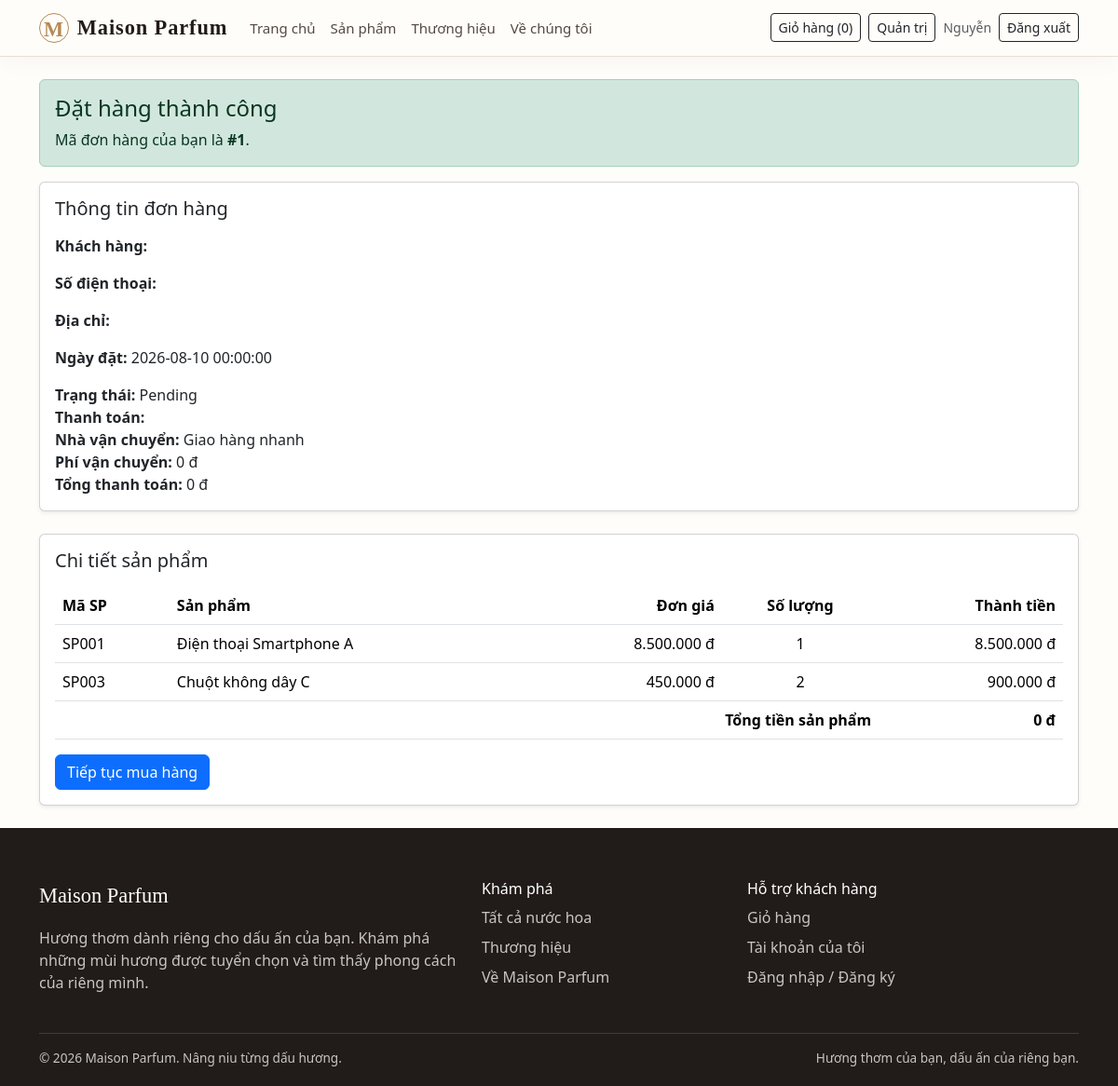
Page /order-success.php?id=1 (signed in) on the committed database.
### tables this page shows
CREATE TABLE orders (
    OrderID INT AUTO_INCREMENT PRIMARY KEY,
    OrderDate DATETIME NOT NULL DEFAULT CURRENT_TIMESTAMP,
    RequiredDate DATE NULL,
    ShippedDate DATETIME NULL,
    TotalAmount DECIMAL(12,2) NOT NULL DEFAULT 0,
    Status VARCHAR(30) NOT NULL DEFAULT 'Pending',
    ReceiverName VARCHAR(100),
    ShipAddress VARCHAR(255),
    ShipCity VARCHAR(100),
    ShipPhone VARCHAR(20),
    Freight DECIMAL(12,2) NOT NULL DEFAULT 0,
    PaymentMethod VARCHAR(50),
    CustomerID INT NOT NULL,
    EmployeeID INT NULL,
    ShipperID INT NULL,

    CONSTRAINT chk_orders_total CHECK (TotalAmount >= 0),
    CONSTRAINT chk_orders_freight CHECK (Freight >= 0),
    CONSTRAINT fk_orders_customer
        FOREIGN KEY (CustomerID) REFERENCES customers(CustomerID),
    CONSTRAINT fk_orders_employee
        FOREIGN KEY (EmployeeID) REFERENCES employees(EmployeeID),
    CONSTRAINT fk_orders_shipper
        FOREIGN KEY (ShipperID) REFERENCES shippers(ShipperID)
);

CREATE TABLE shippers (
    ShipperID INT AUTO_INCREMENT PRIMARY KEY,
    ShipperName VARCHAR(100) NOT NULL,
    Phone VARCHAR(20),
    Email VARCHAR(100),
    Website VARCHAR(255),
    DefaultFee DECIMAL(12,2) NOT NULL DEFAULT 0,
    IsActive BOOLEAN NOT NULL DEFAULT TRUE,
    CONSTRAINT chk_shippers_fee CHECK (DefaultFee >= 0)
);

CREATE TABLE orderdetail (
    OrderDetailID INT AUTO_INCREMENT PRIMARY KEY,
    Quantity INT NOT NULL,
    UnitPrice DECIMAL(12,2) NOT NULL,
    Discount DECIMAL(5,2) NOT NULL DEFAULT 0,
    OrderID INT NOT NULL,
    ProductID INT NOT NULL,

    CONSTRAINT chk_orderdetail_quantity CHECK (Quantity > 0),
    CONSTRAINT chk_orderdetail_unitprice CHECK (UnitPrice >= 0),
    CONSTRAINT chk_orderdetail_discount CHECK (Discount >= 0 AND Discount <= 100),
    CONSTRAINT fk_orderdetail_order
        FOREIGN KEY (OrderID)
        REFERENCES orders(OrderID)
        ON DELETE CASCADE,
    CONSTRAINT fk_orderdetail_product
        FOREIGN KEY (ProductID) REFERENCES products(ProductID)
);

CREATE TABLE products (
    ProductID INT AUTO_INCREMENT PRIMARY KEY,
    ProductCode VARCHAR(50) NOT NULL UNIQUE,
    ProductName VARCHAR(255) NOT NULL,
    Description TEXT,
    Unit VARCHAR(20),
    Brand VARCHAR(100),
    Volume DECIMAL(7,2),
    Concentration VARCHAR(50),
    Gender VARCHAR(20),
    Origin VARCHAR(100),
    Price DECIMAL(12,2) NOT NULL DEFAULT 0,
    Discount DECIMAL(5,2) NOT NULL DEFAULT 0,
    StockQuantity INT NOT NULL DEFAULT 0,
    IsActive BOOLEAN NOT NULL DEFAULT TRUE,
    CreatedAt TIMESTAMP NOT NULL DEFAULT CURRENT_TIMESTAMP,
    SupplierID INT NOT NULL,
    CategoryID INT NOT NULL,

    CONSTRAINT chk_products_price CHECK (Price >= 0),
    CONSTRAINT chk_products_discount CHECK (Discount >= 0 AND Discount <= 100),
    CONSTRAINT chk_products_volume CHECK (Volume IS NULL OR Volume > 0),
    CONSTRAINT chk_products_stock CHECK (StockQuantity >= 0),
    CONSTRAINT fk_products_supplier
        FOREIGN KEY (SupplierID) REFERENCES suppliers(SupplierID),
    CONSTRAINT fk_products_category
        FOREIGN KEY (CategoryID) REFERENCES categories(CategoryID)
);

### public/order-success.php (the view, shortened to what this page needs)
<?php
require_once '/var/www/src/config/database.php';
$customerID = isset($_SESSION['customer_id'])
    ? (int) $_SESSION['customer_id']
    : 0;
$orderID = isset($_GET['id'])
    ? (int) $_GET['id']
    : 0;
$sqlOrder = "
    SELECT
        o.OrderID,
        o.OrderDate,
        o.TotalAmount,
        o.Status,
        o.ReceiverName,
        o.ShipAddress,
        o.ShipPhone,
        o.PaymentMethod,
        o.Freight,
        sh.ShipperName
    FROM orders o
    INNER JOIN customers c
        ON o.CustomerID = c.CustomerID
    LEFT JOIN shippers sh
        ON o.ShipperID = sh.ShipperID
    WHERE o.OrderID = ?
      AND (? = 0 OR c.CustomerID = ?)
";
$stmtOrder = $conn->prepare($sqlOrder);
$stmtOrder->bind_param('iii', $orderID, $customerID, $customerID);
$stmtOrder->execute();
$orderResult = $stmtOrder->get_result();
$order = $orderResult->fetch_assoc();
$sqlDetail = "
    SELECT
        od.Quantity,
        od.UnitPrice,
        od.Discount,
        p.ProductCode,
        p.ProductName
    FROM orderdetail od
    INNER JOIN products p
        ON od.ProductID = p.ProductID
    WHERE od.OrderID = ?
    ORDER BY od.OrderDetailID
";
$stmtDetail = $conn->prepare($sqlDetail);
$stmtDetail->bind_param('i', $orderID);
$stmtDetail->execute();
$detailResult = $stmtDetail->get_result();
$orderItems = [];
while ($row = $detailResult->fetch_assoc()) {
    $row['SellingPrice'] = (float) $row['UnitPrice']
        * (1 - (float) $row['Discount'] / 100);
    $row['Subtotal'] = $row['SellingPrice'] * (int) $row['Quantity'];
    $orderItems[] = $row;
}
require_once '/var/www/src/includes/frontend/header.php';
require_once '/var/www/src/includes/frontend/navbar.php';
?>
<div class="container py-4">
    <div class="alert alert-success">
        <h1 class="h4 mb-2">
            Đặt hàng thành công
        </h1>
        <p class="mb-0">
            Mã đơn hàng của bạn là
            <strong>#<?= (int) $order['OrderID'] ?></strong>.
        </p>
    </div>
    <div class="card shadow-sm mb-4">
        <div class="card-body">
            <h2 class="h5 mb-3">Thông tin đơn hàng</h2>
            <p>
                <strong>Khách hàng:</strong>
            </p>
            <p>
                <strong>Số điện thoại:</strong>
            </p>
            <p>
                <strong>Địa chỉ:</strong>
            </p>
            <p>
                <strong>Ngày đặt:</strong>
                <?= htmlspecialchars($order['OrderDate']) ?>
            </p>
            <p class="mb-0">
                <strong>Trạng thái:</strong>
                <?= htmlspecialchars($order['Status']) ?>
            </p>
            <p class="mb-0">
                <strong>Thanh toán:</strong>
            </p>
            <p class="mb-0">
                <strong>Nhà vận chuyển:</strong>
                <?= htmlspecialchars($order['ShipperName'] ?? 'Chưa chỉ định') ?>
            </p>
            <p class="mb-0">
                <strong>Phí vận chuyển:</strong>
                <?= number_format((float) $order['Freight'], 0, ',', '.') ?> đ
            </p>
            <p class="mb-0">
                <strong>Tổng thanh toán:</strong>
                <?= number_format((float) $order['TotalAmount'], 0, ',', '.') ?> đ
            </p>
        </div>
    </div>
    <div class="card shadow-sm">
        <div class="card-body">
            <h2 class="h5 mb-3">Chi tiết sản phẩm</h2>
            <div class="table-responsive">
                <table class="table align-middle">
                    <thead>
                        <tr>
                            <th>Mã SP</th>
                            <th>Sản phẩm</th>
                            <th class="text-end">Đơn giá</th>
                            <th class="text-center">Số lượng</th>
                            <th class="text-end">Thành tiền</th>
                        </tr>
                    </thead>
                    <tbody>
                        <?php foreach ($orderItems as $item): ?>
                            <tr>
                                <td>
                                    <?= htmlspecialchars($item['ProductCode']) ?>
                                </td>
                                <td>
                                    <?= htmlspecialchars($item['ProductName']) ?>
                                </td>
                                <td class="text-end">
                                    <?= number_format((float) $item['SellingPrice'], 0, ',', '.') ?> đ
                                </td>
                                <td class="text-center">
                                    <?= (int) $item['Quantity'] ?>
                                </td>
                                <td class="text-end">
                                    <?= number_format((float) $item['Subtotal'], 0, ',', '.') ?> đ
                                </td>
                            </tr>
                        <?php endforeach; ?>
                    </tbody>
                    <tfoot>
                        <tr>
                            <th colspan="4" class="text-end">Tổng tiền sản phẩm</th>
                            <th class="text-end">
                                <?= number_format(
                                    (float) $order['TotalAmount'] - (float) $order['Freight'],
                                    0,
                                    ',',
                                    '.'
                                ) ?> đ
                            </th>
                        </tr>
                    </tfoot>
                </table>
            </div>
            <a href="/products.php" class="btn btn-primary">
                Tiếp tục mua hàng
            </a>
        </div>
    </div>
</div>
<?php
require_once '/var/www/src/includes/frontend/footer.php';
?>

### public/storefront.css (style rules this page uses)
:root { --perfume-ink: #211b19; --perfume-muted: #766b64; --perfume-cream: #f7f3ed; --perfume-rose: #ead9cf; --perfume-gold: #b48b55; --perfume-line: #e8dfd7; }
body { color: var(--perfume-ink); background: #fffdfa; font-family: "Segoe UI", Arial, sans-serif; }

### rows in the picture
orders: OrderID "1", OrderDate "2026-08-10 00:00:00", Status "Pending", ShipperID.ShipperName "Giao hàng nhanh", Freight "0", TotalAmount "0", (float) $order['TotalAmount'] - (float) $order['Freight'] "0"
orderdetail: ProductID.ProductCode "SP001", ProductID.ProductName "Điện thoại Smartphone A", SellingPrice "8.500.000", Quantity "1", Subtotal "8.500.000"
orderdetail: ProductID.ProductCode "SP003", ProductID.ProductName "Chuột không dây C", SellingPrice "450.000", Quantity "2", Subtotal "900.000"

### other values in the picture
$cartCount "0"
$customerName "Nguyễn"
